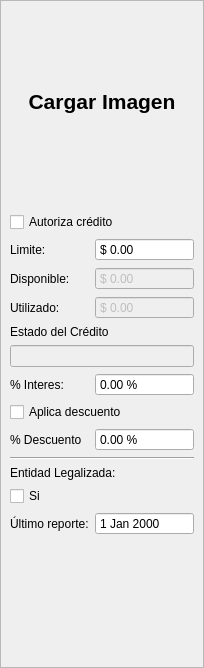
                        <widget class="QFrame" name="contenedor_izquierda">
                         <property name="frameShape">
                          <enum>QFrame::Shape::StyledPanel</enum>
                         </property>
                         <property name="frameShadow">
                          <enum>QFrame::Shadow::Raised</enum>
                         </property>
                         <layout class="QGridLayout" name="gridLayout_6">
                          <property name="leftMargin">
                           <number>0</number>
                          </property>
                          <property name="topMargin">
                           <number>0</number>
                          </property>
                          <property name="rightMargin">
                           <number>0</number>
                          </property>
                          <property name="bottomMargin">
                           <number>0</number>
                          </property>
                          <property name="spacing">
                           <number>0</number>
                          </property>
                          <item row="0" column="0" alignment="Qt::AlignmentFlag::AlignHCenter|Qt::AlignmentFlag::AlignTop">
                           <widget class="QLabel" name="label_wpc_fotocliente">
                            <property name="minimumSize">
                             <size>
                              <width>202</width>
                              <height>202</height>
                             </size>
                            </property>
                            <property name="maximumSize">
                             <size>
                              <width>52</width>
                              <height>52</height>
                             </size>
                            </property>
                            <property name="font">
                             <font/>
                            </property>
                            <property name="cursor">
                             <cursorShape>PointingHandCursor</cursorShape>
                            </property>
                            <property name="text">
                             <string>&lt;html&gt;&lt;head/&gt;&lt;body&gt;&lt;p align=&quot;center&quot;&gt;&lt;img src=&quot;:/Icons/IconosSVG/subir_imagen.png&quot; width=&quot;90&quot; height=&quot;80&quot;/&gt;&lt;/p&gt;&lt;p align=&quot;center&quot;&gt;&lt;span style=&quot; font-size:16pt; font-weight:bold;font-family:Arial;&quot;&gt;Cargar Imagen&lt;/span&gt;&lt;/p&gt;&lt;/body&gt;&lt;/html&gt;</string>
                            </property>
                            <property name="alignment">
                             <set>Qt::AlignmentFlag::AlignCenter</set>
                            </property>
                           </widget>
                          </item>
                          <item row="1" column="0">
                           <widget class="QWidget" name="wpc_clientes_autorizacredito" native="true">
                            <layout class="QFormLayout" name="formLayout">
                             <item row="0" column="0" colspan="2">
                              <widget class="QCheckBox" name="casillaverificacion_wpc_credito_autorizado">
                               <property name="text">
                                <string>Autoriza crédito</string>
                               </property>
                              </widget>
                             </item>
                             <item row="1" column="0">
                              <widget class="QLabel" name="etiqueta_wpc_limitecredito">
                               <property name="text">
                                <string>Limite:</string>
                               </property>
                              </widget>
                             </item>
                             <item row="1" column="1">
                              <widget class="QDoubleSpinBox" name="cajaDecimal_wpc_limite_credito">
                               <property name="toolTip">
                                <string>Limite de crédito</string>
                               </property>
                               <property name="buttonSymbols">
                                <enum>QAbstractSpinBox::ButtonSymbols::NoButtons</enum>
                               </property>
                               <property name="prefix">
                                <string>$ </string>
                               </property>
                               <property name="maximum">
                                <double>99999999.989999994635582</double>
                               </property>
                              </widget>
                             </item>
                             <item row="2" column="0">
                              <widget class="QLabel" name="etiqueta_creditodisponible_fisico">
                               <property name="text">
                                <string>Disponible:</string>
                               </property>
                              </widget>
                             </item>
                             <item row="2" column="1">
                              <widget class="QDoubleSpinBox" name="cajaDecimal_creditodisponible_fisico">
                               <property name="enabled">
                                <bool>false</bool>
                               </property>
                               <property name="toolTip">
                                <string>Crédito disponible</string>
                               </property>
                               <property name="buttonSymbols">
                                <enum>QAbstractSpinBox::ButtonSymbols::NoButtons</enum>
                               </property>
                               <property name="prefix">
                                <string>$ </string>
                               </property>
                               <property name="maximum">
                                <double>99999999.989999994635582</double>
                               </property>
                              </widget>
                             </item>
                             <item row="3" column="0">
                              <widget class="QLabel" name="etiqueta_creditoutilizado_fisico">
                               <property name="text">
                                <string>Utilizado:</string>
                               </property>
                              </widget>
                             </item>
                             <item row="3" column="1">
                              <widget class="QDoubleSpinBox" name="cajaDecimal_creditoutilizado_fisico">
                               <property name="enabled">
                                <bool>false</bool>
                               </property>
                               <property name="toolTip">
                                <string>Crédito utilizado</string>
                               </property>
                               <property name="buttonSymbols">
                                <enum>QAbstractSpinBox::ButtonSymbols::NoButtons</enum>
                               </property>
                               <property name="prefix">
                                <string>$ </string>
                               </property>
                               <property name="maximum">
                                <double>99999999.989999994635582</double>
                               </property>
                              </widget>
                             </item>
                             <item row="4" column="0" colspan="2">
                              <widget class="QLabel" name="etiqueta_estadodelcredito_fisico">
                               <property name="text">
                                <string>Estado del Crédito</string>
                               </property>
                              </widget>
                             </item>
                             <item row="5" column="0" colspan="2">
                              <widget class="QLineEdit" name="txt_estadodelcredito_fisico">
                               <property name="enabled">
                                <bool>false</bool>
                               </property>
                              </widget>
                             </item>
                             <item row="6" column="0">
                              <widget class="QLabel" name="etiqueta_porcentajeintereses_fisico">
                               <property name="text">
                                <string>% Interes:</string>
                               </property>
                              </widget>
                             </item>
                             <item row="6" column="1">
                              <widget class="QDoubleSpinBox" name="cajaDecimal_interesesaplicados_fisico">
                               <property name="toolTip">
                                <string>Interes sobre la deuda</string>
                               </property>
                               <property name="buttonSymbols">
                                <enum>QAbstractSpinBox::ButtonSymbols::NoButtons</enum>
                               </property>
                               <property name="suffix">
                                <string> %</string>
                               </property>
                               <property name="maximum">
                                <double>99999999.989999994635582</double>
                               </property>
                              </widget>
                             </item>
                             <item row="7" column="0" colspan="2">
                              <widget class="QCheckBox" name="casillaverificacion_aplicadescuento_fisico">
                               <property name="toolTip">
                                <string>Descuento sobre la compra</string>
                               </property>
                               <property name="text">
                                <string>Aplica descuento</string>
                               </property>
                              </widget>
                             </item>
                             <item row="8" column="0">
                              <widget class="QLabel" name="etiqueta_porcentajedescuento_fisico">
                               <property name="text">
                                <string>% Descuento</string>
                               </property>
                              </widget>
                             </item>
                             <item row="8" column="1">
                              <widget class="QDoubleSpinBox" name="cajaDecimal_porcentajedescuento_fisico">
                               <property name="toolTip">
                                <string>Descuento sobre la compra</string>
                               </property>
                               <property name="buttonSymbols">
                                <enum>QAbstractSpinBox::ButtonSymbols::NoButtons</enum>
                               </property>
                               <property name="suffix">
                                <string> %</string>
                               </property>
                               <property name="maximum">
                                <double>99999999.989999994635582</double>
                               </property>
                              </widget>
                             </item>
                             <item row="9" column="0" colspan="2">
                              <widget class="Line" name="line_2">
                               <property name="orientation">
                                <enum>Qt::Orientation::Horizontal</enum>
                               </property>
                              </widget>
                             </item>
                             <item row="10" column="0" colspan="2">
                              <widget class="QLabel" name="etiqueta_entidadlegalizada_fisico">
                               <property name="text">
                                <string>Entidad Legalizada:</string>
                               </property>
                              </widget>
                             </item>
                             <item row="11" column="0" colspan="2">
                              <widget class="QCheckBox" name="casillaverificacion_entidadlegalizada_fisico">
                               <property name="text">
                                <string>Si</string>
                               </property>
                              </widget>
                             </item>
                             <item row="13" column="0">
                              <widget class="QLabel" name="etiqueta_fechaultimoreporte_fisico">
                               <property name="text">
                                <string>Último reporte:</string>
                               </property>
                              </widget>
                             </item>
                             <item row="13" column="1">
                              <widget class="QDateEdit" name="fecha_ultimoreporte_fisico">
                               <property name="buttonSymbols">
                                <enum>QAbstractSpinBox::ButtonSymbols::NoButtons</enum>
                               </property>
                              </widget>
                             </item>
                             <item row="14" column="0" colspan="2">
                              <spacer name="verticalSpacer">
                               <property name="orientation">
                                <enum>Qt::Orientation::Vertical</enum>
                               </property>
                               <property name="sizeType">
                                <enum>QSizePolicy::Policy::Expanding</enum>
                               </property>
                               <property name="sizeHint" stdset="0">
                                <size>
                                 <width>149</width>
                                 <height>117</height>
                                </size>
                               </property>
                              </spacer>
                             </item>
                            </layout>
                           </widget>
                          </item>
                         </layout>
                        </widget>
